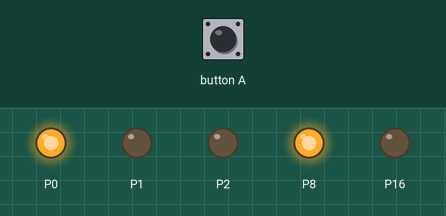
Bench run of a program on a simulated BBC micro:bit (MakeCode). Parts: output pins drawn as LEDs (lit = HIGH). The inputs (shaded band) are chosen by the test bench.

Above: at 1.2 s.
1.3 s: button A pressed for 0.15 s
At 4.8 s:
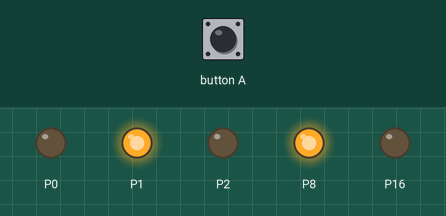
At 6.3 s:
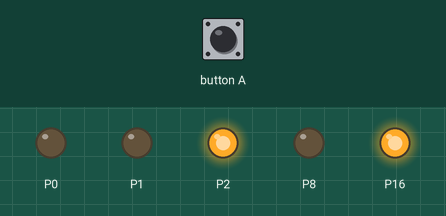
Timing chart, 0 to 13.1 s (numbered marks = the images above; inputs shaded):
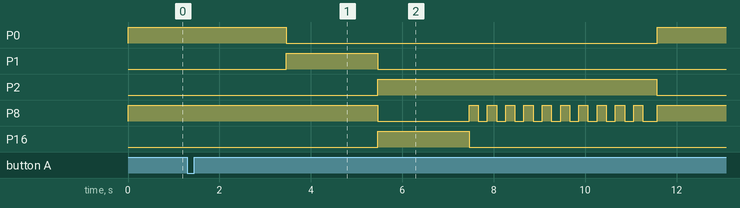

The program:

main.ts
```typescript
function j () {
    pins.digitalWritePin(DigitalPin.P0, 0)
    pins.digitalWritePin(DigitalPin.P1, 1)
}
input.onButtonPressed(Button.A, function () {
    a = 1
})
function rp () {
    pins.digitalWritePin(DigitalPin.P0, 0)
    pins.digitalWritePin(DigitalPin.P1, 0)
    pins.digitalWritePin(DigitalPin.P2, 1)
    pins.digitalWritePin(DigitalPin.P8, 0)
    pins.digitalWritePin(DigitalPin.P16, 1)
    basic.pause(2000)
    pins.digitalWritePin(DigitalPin.P16, 0)
    for (let index = 0; index < 10; index++) {
        pins.digitalWritePin(DigitalPin.P8, 1)
        basic.pause(200)
        pins.digitalWritePin(DigitalPin.P8, 0)
        basic.pause(200)
    }
    a = 0
    basic.pause(100)
    pins.digitalWritePin(DigitalPin.P2, 0)
}
function v () {
    pins.digitalWritePin(DigitalPin.P2, 0)
    pins.digitalWritePin(DigitalPin.P0, 1)
}
let a = 0
a = 0
basic.forever(function () {
    if (a == 1) {
        v()
        basic.pause(2000)
        j()
        basic.pause(2000)
        rp()
    } else {
        pins.digitalWritePin(DigitalPin.P0, 1)
        pins.digitalWritePin(DigitalPin.P8, 1)
    }
})
```

test.ts
```typescript
// les tests vont ici ; cela ne sera pas compilé si ce paquet est utilisé en tant qu'extension.
```

Measured:
- after the input at 1.3 s, P0: HIGH → LOW after 2.2 s, → HIGH 8.1 s later; P1: LOW → HIGH after 2.2 s, → LOW 2.0 s later; P2: LOW → HIGH after 4.2 s, → LOW 6.1 s later; P8: goes LOW 2.0 s, 9 × (HIGH 0.20 s, LOW 0.20 s), HIGH 0.20 s, LOW 0.32 s, then HIGH, starting after 4.2 s; P16: LOW → HIGH after 4.2 s, → LOW 2.0 s later
